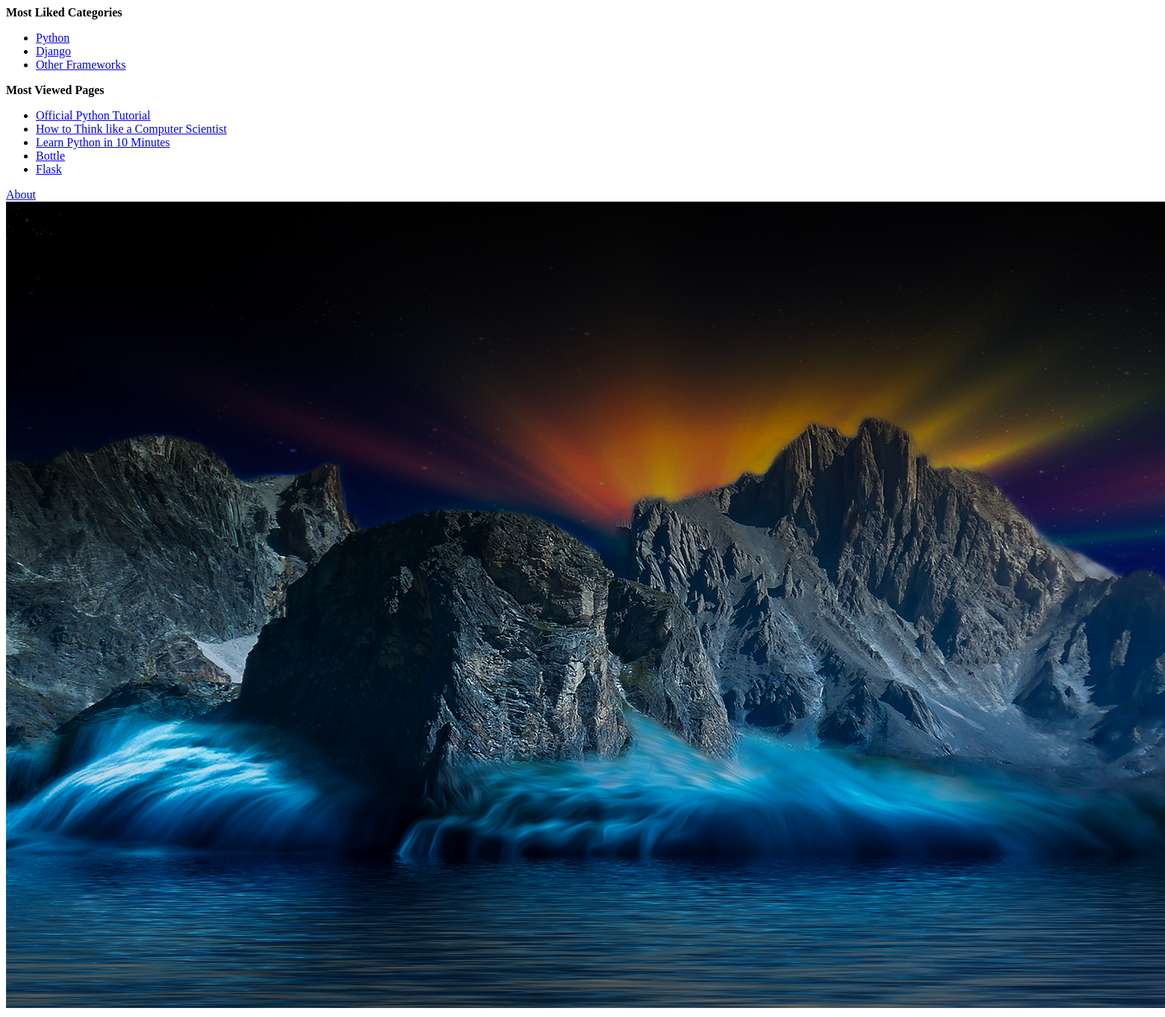
Before: / with the older database file.
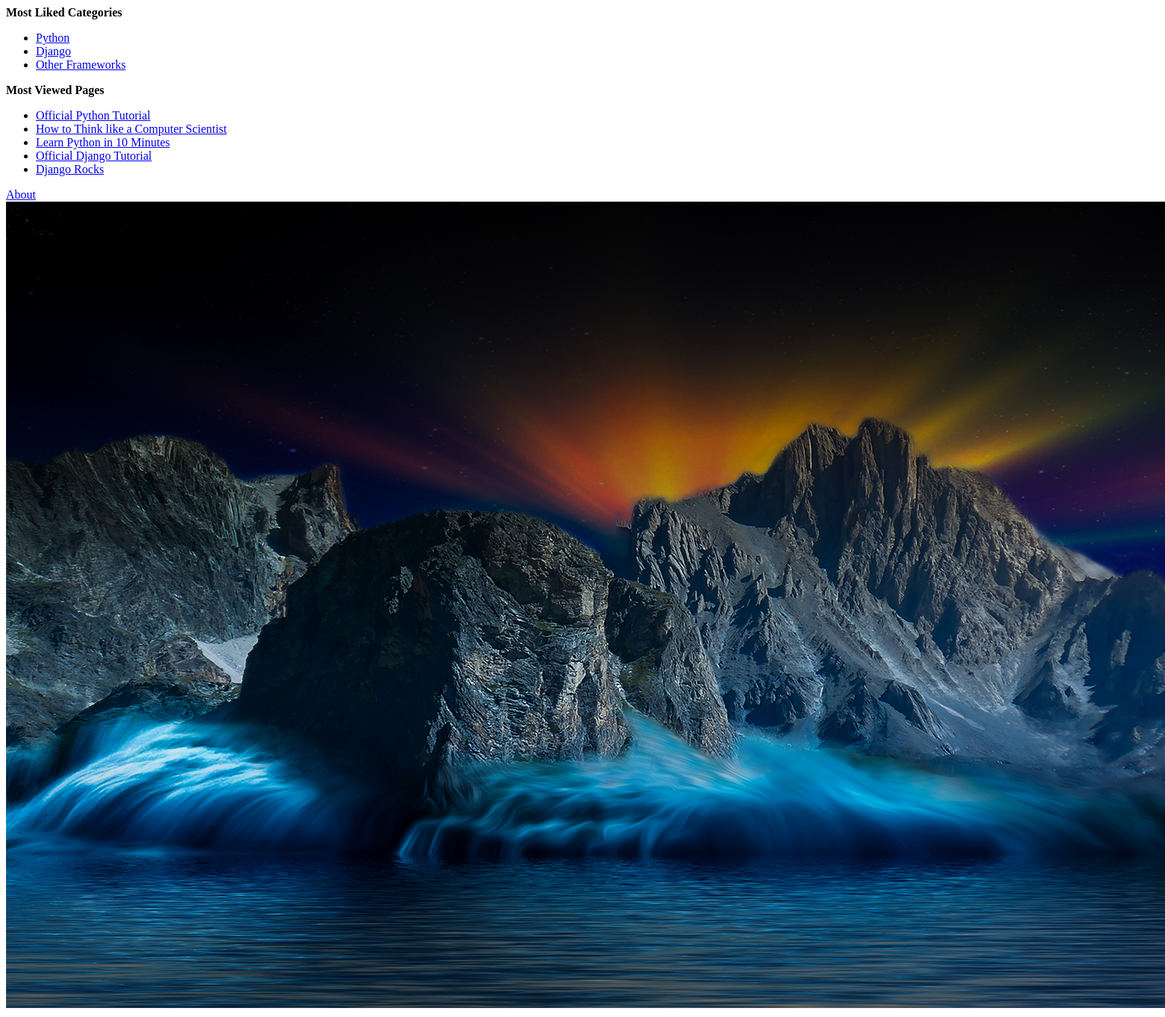
After: the same page with the newer database file.
### rango/models.py (models this page shows, shortened)
class Category(models.Model) :
    name = models.CharField(max_length = 128, unique=True)
    views = models.IntegerField(default=0)
    likes = models.IntegerField(default=0)
    slug  = models.SlugField(unique = True)
    class Meta:
        verbose_name_plural = 'Categories'

class Page(models.Model):
    category = models.ForeignKey(Category)
    title = models.CharField(max_length=128)
    url = models.URLField()
    views = models.IntegerField(default=0)
    class Meta:
        verbose_name_plural = 'Pages'

### rango/views.py (the view)
# urls.py: url(r'^$',views.index,name='Index'),
def index(request) :
    cat_list =  Category.objects.order_by('-likes')[:5]
    page_list = Page.objects.order_by('-views')[:5]
    context_dict = {'categories':cat_list,'pages':page_list}
    return render(request, 'rango/index.html', context = context_dict)

### templates/rango/index.html (shortened to what this page needs)
<!DOCTYPE html>
{% load staticfiles %}
<html>
    <head>
    </head>
    <body>
        <div>
            <strong>Most Liked Categories</strong>
            {% if categories %}
            <ul>
            {% for category in categories %}
            <li>
            <a href="/rango/category/{{ category.slug }}">{{ category.name }}</a>
            </li>
            {% endfor %}
            </ul>
            {% else %}
            <strong>There are no categories present.</strong>
            {% endif %}
        </div>
        <div>
            <strong>Most Viewed Pages</strong>
            {% if pages %}
            <ul>
                {% for page in pages %}
                <li>
                    <a href="{{page.url}}">{{page.title}}</a>
                </li>
                {% endfor %}
            </ul>
            {% else %}
            <strong>There are no pages present.</strong>
            {% endif %}
        </div>
        <div>
            <a href="/rango/about/">About</a><br />
            <img src='{% static "images/test.png" %}' alt="Picture" />
        </div>
    </body>
</html>

Changed rows visible on the page:
no longer on this page (row edited): Page: title "Bottle"
no longer on this page (row edited): Page: title "Flask"
now on this page (row edited): Page: title "Official Django Tutorial"
now on this page (row edited): Page: title "Django Rocks"
